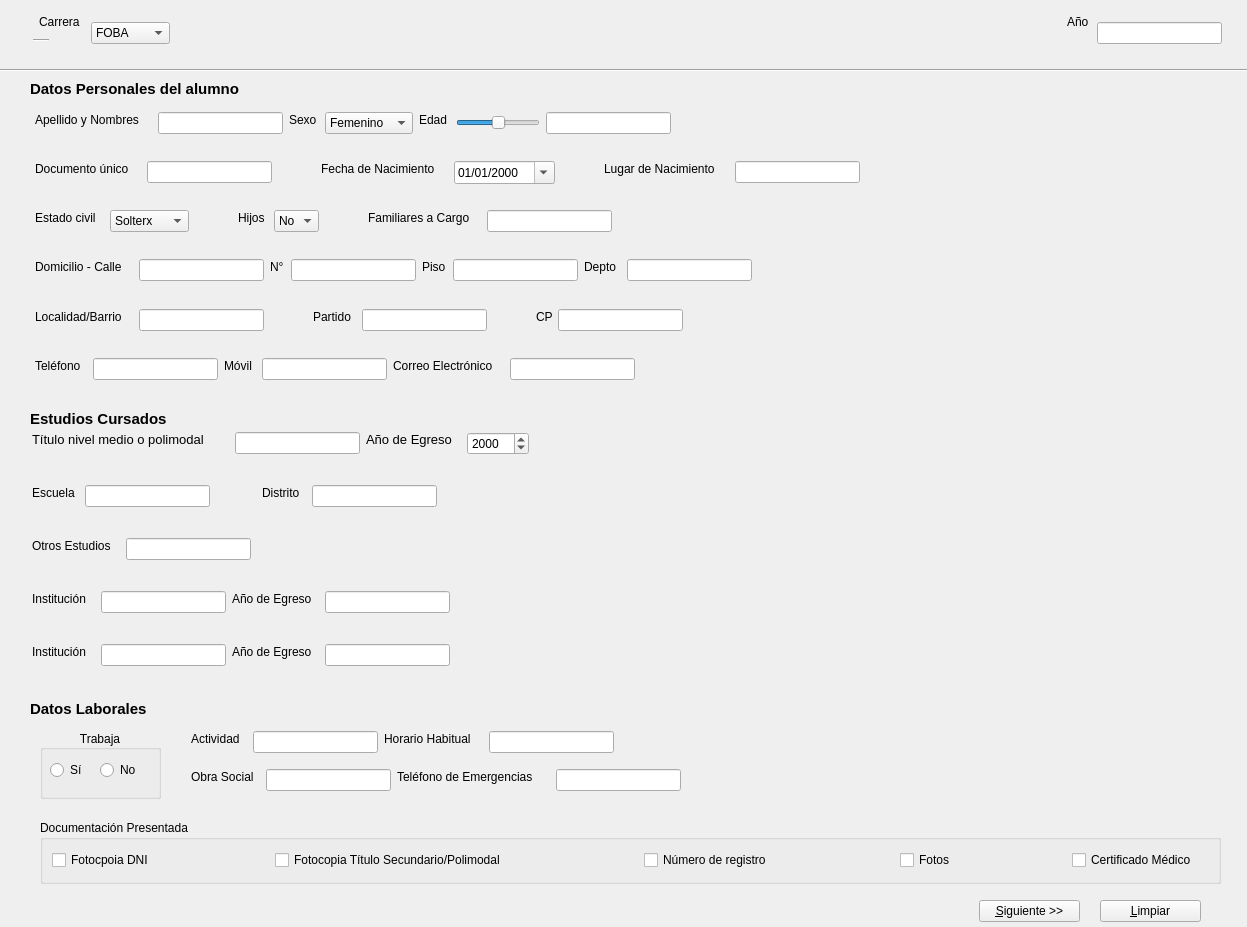
 <widget class="QWidget" name="Form">
  <property name="geometry">
   <rect>
    <x>0</x>
    <y>0</y>
    <width>1247</width>
    <height>927</height>
   </rect>
  </property>
  <property name="sizePolicy">
   <sizepolicy hsizetype="Expanding" vsizetype="Expanding">
    <horstretch>0</horstretch>
    <verstretch>0</verstretch>
   </sizepolicy>
  </property>
  <property name="windowTitle">
   <string>Form</string>
  </property>
  <widget class="QLabel" name="label">
   <property name="geometry">
    <rect>
     <x>39</x>
     <y>14</y>
     <width>46</width>
     <height>16</height>
    </rect>
   </property>
   <property name="text">
    <string>Carrera</string>
   </property>
   <property name="buddy">
    <cstring>cBCarrera</cstring>
   </property>
  </widget>
  <widget class="QLabel" name="label_2">
   <property name="geometry">
    <rect>
     <x>1067</x>
     <y>14</y>
     <width>24</width>
     <height>16</height>
    </rect>
   </property>
   <property name="text">
    <string>Año</string>
   </property>
   <property name="buddy">
    <cstring>lnCiclo</cstring>
   </property>
  </widget>
  <widget class="QLineEdit" name="lnCiclo">
   <property name="geometry">
    <rect>
     <x>1097</x>
     <y>22</y>
     <width>125</width>
     <height>22</height>
    </rect>
   </property>
   <property name="sizePolicy">
    <sizepolicy hsizetype="Preferred" vsizetype="Fixed">
     <horstretch>0</horstretch>
     <verstretch>0</verstretch>
    </sizepolicy>
   </property>
  </widget>
  <widget class="QComboBox" name="cBCarrera">
   <property name="geometry">
    <rect>
     <x>91</x>
     <y>22</y>
     <width>79</width>
     <height>22</height>
    </rect>
   </property>
   <property name="sizePolicy">
    <sizepolicy hsizetype="Expanding" vsizetype="Fixed">
     <horstretch>0</horstretch>
     <verstretch>0</verstretch>
    </sizepolicy>
   </property>
   <item>
    <property name="text">
     <string>FOBA</string>
    </property>
   </item>
   <item>
    <property name="text">
     <string>Tecnicatura</string>
    </property>
   </item>
   <item>
    <property name="text">
     <string>Profesorado de Artes Plásticas</string>
    </property>
   </item>
   <item>
    <property name="text">
     <string>Cursos Extraprogramáticos</string>
    </property>
   </item>
  </widget>
  <widget class="QLabel" name="label_3">
   <property name="geometry">
    <rect>
     <x>30</x>
     <y>80</y>
     <width>246</width>
     <height>18</height>
    </rect>
   </property>
   <property name="text">
    <string>&lt;html&gt;&lt;head/&gt;&lt;body&gt;&lt;p&gt;&lt;span style=&quot; font-size:11pt; font-weight:600;&quot;&gt;Datos Personales del alumno&lt;/span&gt;&lt;/p&gt;&lt;/body&gt;&lt;/html&gt;</string>
   </property>
  </widget>
  <widget class="QLabel" name="label_4">
   <property name="geometry">
    <rect>
     <x>35</x>
     <y>112</y>
     <width>117</width>
     <height>16</height>
    </rect>
   </property>
   <property name="text">
    <string>Apellido y Nombres</string>
   </property>
   <property name="buddy">
    <cstring>lnNombre</cstring>
   </property>
  </widget>
  <widget class="QLabel" name="label_5">
   <property name="geometry">
    <rect>
     <x>289</x>
     <y>112</y>
     <width>30</width>
     <height>16</height>
    </rect>
   </property>
   <property name="text">
    <string>Sexo</string>
   </property>
   <property name="buddy">
    <cstring>cBSexo</cstring>
   </property>
  </widget>
  <widget class="QLabel" name="label_6">
   <property name="geometry">
    <rect>
     <x>419</x>
     <y>112</y>
     <width>31</width>
     <height>16</height>
    </rect>
   </property>
   <property name="text">
    <string>Edad</string>
   </property>
   <property name="buddy">
    <cstring>lnEdad</cstring>
   </property>
  </widget>
  <widget class="QLabel" name="label_7">
   <property name="geometry">
    <rect>
     <x>35</x>
     <y>161</y>
     <width>106</width>
     <height>16</height>
    </rect>
   </property>
   <property name="text">
    <string>Documento único</string>
   </property>
   <property name="buddy">
    <cstring>lnDni</cstring>
   </property>
  </widget>
  <widget class="QLabel" name="label_8">
   <property name="geometry">
    <rect>
     <x>321</x>
     <y>161</y>
     <width>127</width>
     <height>16</height>
    </rect>
   </property>
   <property name="text">
    <string>Fecha de Nacimiento</string>
   </property>
   <property name="buddy">
    <cstring>dENac</cstring>
   </property>
  </widget>
  <widget class="QLabel" name="label_9">
   <property name="geometry">
    <rect>
     <x>604</x>
     <y>161</y>
     <width>125</width>
     <height>16</height>
    </rect>
   </property>
   <property name="text">
    <string>Lugar de Nacimiento</string>
   </property>
   <property name="buddy">
    <cstring>lnLugar</cstring>
   </property>
  </widget>
  <widget class="QLabel" name="label_10">
   <property name="geometry">
    <rect>
     <x>35</x>
     <y>210</y>
     <width>69</width>
     <height>16</height>
    </rect>
   </property>
   <property name="text">
    <string>Estado civil</string>
   </property>
  </widget>
  <widget class="QLabel" name="label_11">
   <property name="geometry">
    <rect>
     <x>238</x>
     <y>210</y>
     <width>30</width>
     <height>16</height>
    </rect>
   </property>
   <property name="text">
    <string>Hijos</string>
   </property>
   <property name="buddy">
    <cstring>cBHijos</cstring>
   </property>
  </widget>
  <widget class="QLabel" name="label_12">
   <property name="geometry">
    <rect>
     <x>368</x>
     <y>210</y>
     <width>113</width>
     <height>16</height>
    </rect>
   </property>
   <property name="text">
    <string>Familiares a Cargo</string>
   </property>
   <property name="buddy">
    <cstring>lnFamiliar</cstring>
   </property>
  </widget>
  <widget class="QLabel" name="label_13">
   <property name="geometry">
    <rect>
     <x>35</x>
     <y>259</y>
     <width>98</width>
     <height>16</height>
    </rect>
   </property>
   <property name="text">
    <string>Domicilio - Calle</string>
   </property>
   <property name="buddy">
    <cstring>lnCalle</cstring>
   </property>
  </widget>
  <widget class="QLabel" name="label_14">
   <property name="geometry">
    <rect>
     <x>270</x>
     <y>259</y>
     <width>16</width>
     <height>16</height>
    </rect>
   </property>
   <property name="text">
    <string>N°</string>
   </property>
   <property name="buddy">
    <cstring>lnNum</cstring>
   </property>
  </widget>
  <widget class="QLabel" name="label_15">
   <property name="geometry">
    <rect>
     <x>422</x>
     <y>259</y>
     <width>25</width>
     <height>16</height>
    </rect>
   </property>
   <property name="text">
    <string>Piso</string>
   </property>
   <property name="buddy">
    <cstring>lnPiso</cstring>
   </property>
  </widget>
  <widget class="QLabel" name="label_16">
   <property name="geometry">
    <rect>
     <x>584</x>
     <y>259</y>
     <width>37</width>
     <height>16</height>
    </rect>
   </property>
   <property name="text">
    <string>Depto</string>
   </property>
   <property name="buddy">
    <cstring>lnDepto</cstring>
   </property>
  </widget>
  <widget class="QLabel" name="label_17">
   <property name="geometry">
    <rect>
     <x>35</x>
     <y>309</y>
     <width>98</width>
     <height>16</height>
    </rect>
   </property>
   <property name="text">
    <string>Localidad/Barrio</string>
   </property>
   <property name="buddy">
    <cstring>lineEdit_12</cstring>
   </property>
  </widget>
  <widget class="QLabel" name="label_18">
   <property name="geometry">
    <rect>
     <x>313</x>
     <y>309</y>
     <width>43</width>
     <height>16</height>
    </rect>
   </property>
   <property name="text">
    <string>Partido</string>
   </property>
   <property name="buddy">
    <cstring>lineEdit_11</cstring>
   </property>
  </widget>
  <widget class="QLabel" name="label_19">
   <property name="geometry">
    <rect>
     <x>536</x>
     <y>309</y>
     <width>16</width>
     <height>16</height>
    </rect>
   </property>
   <property name="text">
    <string>CP</string>
   </property>
   <property name="buddy">
    <cstring>lineEdit_15</cstring>
   </property>
  </widget>
  <widget class="QLabel" name="label_20">
   <property name="geometry">
    <rect>
     <x>35</x>
     <y>358</y>
     <width>52</width>
     <height>16</height>
    </rect>
   </property>
   <property name="text">
    <string>Teléfono</string>
   </property>
   <property name="buddy">
    <cstring>lineEdit_14</cstring>
   </property>
  </widget>
  <widget class="QLabel" name="label_21">
   <property name="geometry">
    <rect>
     <x>224</x>
     <y>358</y>
     <width>32</width>
     <height>16</height>
    </rect>
   </property>
   <property name="text">
    <string>Móvil</string>
   </property>
   <property name="buddy">
    <cstring>lineEdit_16</cstring>
   </property>
  </widget>
  <widget class="QLabel" name="label_22">
   <property name="geometry">
    <rect>
     <x>393</x>
     <y>358</y>
     <width>111</width>
     <height>16</height>
    </rect>
   </property>
   <property name="text">
    <string>Correo Electrónico</string>
   </property>
   <property name="buddy">
    <cstring>lineEdit_17</cstring>
   </property>
  </widget>
  <widget class="QLineEdit" name="lnNombre">
   <property name="geometry">
    <rect>
     <x>158</x>
     <y>112</y>
     <width>125</width>
     <height>22</height>
    </rect>
   </property>
  </widget>
  <widget class="QLineEdit" name="lnPiso">
   <property name="geometry">
    <rect>
     <x>453</x>
     <y>259</y>
     <width>125</width>
     <height>22</height>
    </rect>
   </property>
   <property name="sizePolicy">
    <sizepolicy hsizetype="Minimum" vsizetype="Fixed">
     <horstretch>0</horstretch>
     <verstretch>0</verstretch>
    </sizepolicy>
   </property>
  </widget>
  <widget class="QLineEdit" name="lnDepto">
   <property name="geometry">
    <rect>
     <x>627</x>
     <y>259</y>
     <width>125</width>
     <height>22</height>
    </rect>
   </property>
   <property name="sizePolicy">
    <sizepolicy hsizetype="Minimum" vsizetype="Fixed">
     <horstretch>0</horstretch>
     <verstretch>0</verstretch>
    </sizepolicy>
   </property>
  </widget>
  <widget class="QLineEdit" name="lnEdad">
   <property name="geometry">
    <rect>
     <x>546</x>
     <y>112</y>
     <width>125</width>
     <height>22</height>
    </rect>
   </property>
   <property name="sizePolicy">
    <sizepolicy hsizetype="Minimum" vsizetype="Fixed">
     <horstretch>0</horstretch>
     <verstretch>0</verstretch>
    </sizepolicy>
   </property>
   <property name="minimumSize">
    <size>
     <width>125</width>
     <height>0</height>
    </size>
   </property>
  </widget>
  <widget class="QLineEdit" name="lnNum">
   <property name="geometry">
    <rect>
     <x>291</x>
     <y>259</y>
     <width>125</width>
     <height>22</height>
    </rect>
   </property>
   <property name="sizePolicy">
    <sizepolicy hsizetype="Fixed" vsizetype="Fixed">
     <horstretch>0</horstretch>
     <verstretch>0</verstretch>
    </sizepolicy>
   </property>
  </widget>
  <widget class="QLineEdit" name="lnDni">
   <property name="geometry">
    <rect>
     <x>147</x>
     <y>161</y>
     <width>125</width>
     <height>22</height>
    </rect>
   </property>
   <property name="sizePolicy">
    <sizepolicy hsizetype="Preferred" vsizetype="Fixed">
     <horstretch>0</horstretch>
     <verstretch>0</verstretch>
    </sizepolicy>
   </property>
  </widget>
  <widget class="QLineEdit" name="lnCalle">
   <property name="geometry">
    <rect>
     <x>139</x>
     <y>259</y>
     <width>125</width>
     <height>22</height>
    </rect>
   </property>
  </widget>
  <widget class="QLineEdit" name="lineEdit_11">
   <property name="geometry">
    <rect>
     <x>362</x>
     <y>309</y>
     <width>125</width>
     <height>22</height>
    </rect>
   </property>
  </widget>
  <widget class="QLineEdit" name="lineEdit_12">
   <property name="geometry">
    <rect>
     <x>139</x>
     <y>309</y>
     <width>125</width>
     <height>22</height>
    </rect>
   </property>
  </widget>
  <widget class="QLineEdit" name="lineEdit_14">
   <property name="geometry">
    <rect>
     <x>93</x>
     <y>358</y>
     <width>125</width>
     <height>22</height>
    </rect>
   </property>
   <property name="sizePolicy">
    <sizepolicy hsizetype="Preferred" vsizetype="Fixed">
     <horstretch>0</horstretch>
     <verstretch>0</verstretch>
    </sizepolicy>
   </property>
  </widget>
  <widget class="QLineEdit" name="lineEdit_15">
   <property name="geometry">
    <rect>
     <x>558</x>
     <y>309</y>
     <width>125</width>
     <height>22</height>
    </rect>
   </property>
   <property name="sizePolicy">
    <sizepolicy hsizetype="Preferred" vsizetype="Fixed">
     <horstretch>0</horstretch>
     <verstretch>0</verstretch>
    </sizepolicy>
   </property>
  </widget>
  <widget class="QComboBox" name="cBSexo">
   <property name="geometry">
    <rect>
     <x>325</x>
     <y>112</y>
     <width>88</width>
     <height>22</height>
    </rect>
   </property>
   <property name="sizePolicy">
    <sizepolicy hsizetype="Maximum" vsizetype="Fixed">
     <horstretch>0</horstretch>
     <verstretch>0</verstretch>
    </sizepolicy>
   </property>
   <item>
    <property name="text">
     <string>Femenino</string>
    </property>
   </item>
   <item>
    <property name="text">
     <string>Masculino</string>
    </property>
   </item>
  </widget>
  <widget class="QDateEdit" name="dENac">
   <property name="geometry">
    <rect>
     <x>454</x>
     <y>161</y>
     <width>101</width>
     <height>23</height>
    </rect>
   </property>
   <property name="inputMethodHints">
    <set>Qt::ImhPreferNumbers</set>
   </property>
   <property name="wrapping">
    <bool>true</bool>
   </property>
   <property name="accelerated">
    <bool>true</bool>
   </property>
   <property name="displayFormat">
    <string>dd/MM/yyyy</string>
   </property>
   <property name="calendarPopup">
    <bool>true</bool>
   </property>
  </widget>
  <widget class="QLineEdit" name="lnLugar">
   <property name="geometry">
    <rect>
     <x>735</x>
     <y>161</y>
     <width>125</width>
     <height>22</height>
    </rect>
   </property>
  </widget>
  <widget class="QComboBox" name="cBHijos">
   <property name="geometry">
    <rect>
     <x>274</x>
     <y>210</y>
     <width>45</width>
     <height>22</height>
    </rect>
   </property>
   <item>
    <property name="text">
     <string>No</string>
    </property>
   </item>
   <item>
    <property name="text">
     <string>1</string>
    </property>
   </item>
   <item>
    <property name="text">
     <string>2</string>
    </property>
   </item>
   <item>
    <property name="text">
     <string>3</string>
    </property>
   </item>
   <item>
    <property name="text">
     <string>4</string>
    </property>
   </item>
   <item>
    <property name="text">
     <string>5</string>
    </property>
   </item>
   <item>
    <property name="text">
     <string>6</string>
    </property>
   </item>
   <item>
    <property name="text">
     <string>7</string>
    </property>
   </item>
   <item>
    <property name="text">
     <string>8</string>
    </property>
   </item>
   <item>
    <property name="text">
     <string>9</string>
    </property>
   </item>
   <item>
    <property name="text">
     <string>10</string>
    </property>
   </item>
  </widget>
  <widget class="QLineEdit" name="lnFamiliar">
   <property name="geometry">
    <rect>
     <x>487</x>
     <y>210</y>
     <width>125</width>
     <height>22</height>
    </rect>
   </property>
  </widget>
  <widget class="QLineEdit" name="lineEdit_16">
   <property name="geometry">
    <rect>
     <x>262</x>
     <y>358</y>
     <width>125</width>
     <height>22</height>
    </rect>
   </property>
   <property name="sizePolicy">
    <sizepolicy hsizetype="Maximum" vsizetype="Fixed">
     <horstretch>0</horstretch>
     <verstretch>0</verstretch>
    </sizepolicy>
   </property>
  </widget>
  <widget class="QLineEdit" name="lineEdit_17">
   <property name="geometry">
    <rect>
     <x>510</x>
     <y>358</y>
     <width>125</width>
     <height>22</height>
    </rect>
   </property>
   <property name="sizePolicy">
    <sizepolicy hsizetype="Expanding" vsizetype="Fixed">
     <horstretch>100</horstretch>
     <verstretch>0</verstretch>
    </sizepolicy>
   </property>
  </widget>
  <widget class="QLabel" name="label_24">
   <property name="geometry">
    <rect>
     <x>32</x>
     <y>432</y>
     <width>197</width>
     <height>16</height>
    </rect>
   </property>
   <property name="text">
    <string>&lt;html&gt;&lt;head/&gt;&lt;body&gt;&lt;p&gt;&lt;span style=&quot; font-size:10pt;&quot;&gt;Título nivel medio o polimodal&lt;/span&gt;&lt;/p&gt;&lt;/body&gt;&lt;/html&gt;</string>
   </property>
   <property name="buddy">
    <cstring>lntitulo</cstring>
   </property>
  </widget>
  <widget class="QLabel" name="label_25">
   <property name="geometry">
    <rect>
     <x>262</x>
     <y>485</y>
     <width>44</width>
     <height>16</height>
    </rect>
   </property>
   <property name="text">
    <string>Distrito</string>
   </property>
   <property name="buddy">
    <cstring>lineEdit_21</cstring>
   </property>
  </widget>
  <widget class="QLabel" name="label_26">
   <property name="geometry">
    <rect>
     <x>366</x>
     <y>432</y>
     <width>95</width>
     <height>16</height>
    </rect>
   </property>
   <property name="text">
    <string>&lt;html&gt;&lt;head/&gt;&lt;body&gt;&lt;p&gt;&lt;span style=&quot; font-size:10pt;&quot;&gt;Año de Egreso&lt;/span&gt;&lt;/p&gt;&lt;/body&gt;&lt;/html&gt;</string>
   </property>
  </widget>
  <widget class="QLabel" name="label_27">
   <property name="geometry">
    <rect>
     <x>32</x>
     <y>485</y>
     <width>47</width>
     <height>16</height>
    </rect>
   </property>
   <property name="text">
    <string>Escuela</string>
   </property>
   <property name="buddy">
    <cstring>lineEdit_20</cstring>
   </property>
  </widget>
  <widget class="QLabel" name="label_28">
   <property name="geometry">
    <rect>
     <x>32</x>
     <y>538</y>
     <width>88</width>
     <height>16</height>
    </rect>
   </property>
   <property name="text">
    <string>Otros Estudios</string>
   </property>
   <property name="buddy">
    <cstring>lineEdit_22</cstring>
   </property>
  </widget>
  <widget class="QLineEdit" name="lntitulo">
   <property name="geometry">
    <rect>
     <x>235</x>
     <y>432</y>
     <width>125</width>
     <height>22</height>
    </rect>
   </property>
  </widget>
  <widget class="QLineEdit" name="lineEdit_20">
   <property name="geometry">
    <rect>
     <x>85</x>
     <y>485</y>
     <width>125</width>
     <height>22</height>
    </rect>
   </property>
   <property name="sizePolicy">
    <sizepolicy hsizetype="Expanding" vsizetype="Fixed">
     <horstretch>0</horstretch>
     <verstretch>0</verstretch>
    </sizepolicy>
   </property>
  </widget>
  <widget class="QLineEdit" name="lineEdit_21">
   <property name="geometry">
    <rect>
     <x>312</x>
     <y>485</y>
     <width>125</width>
     <height>22</height>
    </rect>
   </property>
   <property name="sizePolicy">
    <sizepolicy hsizetype="Expanding" vsizetype="Fixed">
     <horstretch>0</horstretch>
     <verstretch>0</verstretch>
    </sizepolicy>
   </property>
  </widget>
  <widget class="QLineEdit" name="lineEdit_22">
   <property name="geometry">
    <rect>
     <x>126</x>
     <y>538</y>
     <width>125</width>
     <height>22</height>
    </rect>
   </property>
  </widget>
  <widget class="QLabel" name="label_29">
   <property name="geometry">
    <rect>
     <x>32</x>
     <y>591</y>
     <width>63</width>
     <height>16</height>
    </rect>
   </property>
   <property name="text">
    <string>Institución</string>
   </property>
   <property name="buddy">
    <cstring>lineEdit_23</cstring>
   </property>
  </widget>
  <widget class="QLabel" name="label_30">
   <property name="geometry">
    <rect>
     <x>32</x>
     <y>644</y>
     <width>63</width>
     <height>16</height>
    </rect>
   </property>
   <property name="text">
    <string>Institución</string>
   </property>
   <property name="buddy">
    <cstring>lineEdit_25</cstring>
   </property>
  </widget>
  <widget class="QLabel" name="label_31">
   <property name="geometry">
    <rect>
     <x>232</x>
     <y>591</y>
     <width>87</width>
     <height>16</height>
    </rect>
   </property>
   <property name="text">
    <string>Año de Egreso</string>
   </property>
   <property name="buddy">
    <cstring>lineEdit_24</cstring>
   </property>
  </widget>
  <widget class="QLabel" name="label_32">
   <property name="geometry">
    <rect>
     <x>232</x>
     <y>644</y>
     <width>87</width>
     <height>16</height>
    </rect>
   </property>
   <property name="text">
    <string>Año de Egreso</string>
   </property>
   <property name="buddy">
    <cstring>lineEdit_26</cstring>
   </property>
  </widget>
  <widget class="QLineEdit" name="lineEdit_23">
   <property name="geometry">
    <rect>
     <x>101</x>
     <y>591</y>
     <width>125</width>
     <height>22</height>
    </rect>
   </property>
  </widget>
  <widget class="QLineEdit" name="lineEdit_24">
   <property name="geometry">
    <rect>
     <x>325</x>
     <y>591</y>
     <width>125</width>
     <height>22</height>
    </rect>
   </property>
   <property name="sizePolicy">
    <sizepolicy hsizetype="Preferred" vsizetype="Fixed">
     <horstretch>0</horstretch>
     <verstretch>0</verstretch>
    </sizepolicy>
   </property>
  </widget>
  <widget class="QLineEdit" name="lineEdit_25">
   <property name="geometry">
    <rect>
     <x>101</x>
     <y>644</y>
     <width>125</width>
     <height>22</height>
    </rect>
   </property>
  </widget>
  <widget class="QLineEdit" name="lineEdit_26">
   <property name="geometry">
    <rect>
     <x>325</x>
     <y>644</y>
     <width>125</width>
     <height>22</height>
    </rect>
   </property>
   <property name="sizePolicy">
    <sizepolicy hsizetype="Preferred" vsizetype="Fixed">
     <horstretch>0</horstretch>
     <verstretch>0</verstretch>
    </sizepolicy>
   </property>
  </widget>
  <widget class="Line" name="line">
   <property name="geometry">
    <rect>
     <x>-20</x>
     <y>60</y>
     <width>1281</width>
     <height>20</height>
    </rect>
   </property>
   <property name="orientation">
    <enum>Qt::Horizontal</enum>
   </property>
  </widget>
  <widget class="QLabel" name="label_33">
   <property name="geometry">
    <rect>
     <x>30</x>
     <y>410</y>
     <width>246</width>
     <height>18</height>
    </rect>
   </property>
   <property name="text">
    <string>&lt;html&gt;&lt;head/&gt;&lt;body&gt;&lt;p&gt;&lt;span style=&quot; font-size:11pt; font-weight:600;&quot;&gt;Estudios Cursados&lt;/span&gt;&lt;/p&gt;&lt;/body&gt;&lt;/html&gt;</string>
   </property>
  </widget>
  <widget class="QLabel" name="label_34">
   <property name="geometry">
    <rect>
     <x>30</x>
     <y>700</y>
     <width>141</width>
     <height>18</height>
    </rect>
   </property>
   <property name="text">
    <string>&lt;html&gt;&lt;head/&gt;&lt;body&gt;&lt;p&gt;&lt;span style=&quot; font-size:11pt; font-weight:600;&quot;&gt;Datos Laborales&lt;/span&gt;&lt;/p&gt;&lt;/body&gt;&lt;/html&gt;</string>
   </property>
  </widget>
  <widget class="QGroupBox" name="groupBox">
   <property name="enabled">
    <bool>true</bool>
   </property>
   <property name="geometry">
    <rect>
     <x>40</x>
     <y>730</y>
     <width>121</width>
     <height>69</height>
    </rect>
   </property>
   <property name="layoutDirection">
    <enum>Qt::LeftToRight</enum>
   </property>
   <property name="title">
    <string>Trabaja</string>
   </property>
   <property name="alignment">
    <set>Qt::AlignCenter</set>
   </property>
   <widget class="QRadioButton" name="radioButton">
    <property name="geometry">
     <rect>
      <x>10</x>
      <y>30</y>
      <width>31</width>
      <height>20</height>
     </rect>
    </property>
    <property name="text">
     <string>Sí</string>
    </property>
   </widget>
   <widget class="QRadioButton" name="radioButton_2">
    <property name="geometry">
     <rect>
      <x>60</x>
      <y>30</y>
      <width>41</width>
      <height>20</height>
     </rect>
    </property>
    <property name="text">
     <string>No</string>
    </property>
   </widget>
  </widget>
  <widget class="QLabel" name="label_23">
   <property name="geometry">
    <rect>
     <x>191</x>
     <y>731</y>
     <width>56</width>
     <height>16</height>
    </rect>
   </property>
   <property name="text">
    <string>Actividad</string>
   </property>
   <property name="buddy">
    <cstring>lineEdit_29</cstring>
   </property>
  </widget>
  <widget class="QLabel" name="label_35">
   <property name="geometry">
    <rect>
     <x>384</x>
     <y>731</y>
     <width>99</width>
     <height>16</height>
    </rect>
   </property>
   <property name="text">
    <string>Horario Habitual</string>
   </property>
   <property name="buddy">
    <cstring>lineEdit_30</cstring>
   </property>
  </widget>
  <widget class="QLabel" name="label_36">
   <property name="geometry">
    <rect>
     <x>191</x>
     <y>769</y>
     <width>69</width>
     <height>16</height>
    </rect>
   </property>
   <property name="text">
    <string>Obra Social</string>
   </property>
   <property name="buddy">
    <cstring>lineEdit_27</cstring>
   </property>
  </widget>
  <widget class="QLabel" name="label_37">
   <property name="geometry">
    <rect>
     <x>397</x>
     <y>769</y>
     <width>153</width>
     <height>16</height>
    </rect>
   </property>
   <property name="text">
    <string>Teléfono de Emergencias</string>
   </property>
   <property name="buddy">
    <cstring>lineEdit_28</cstring>
   </property>
  </widget>
  <widget class="QLineEdit" name="lineEdit_27">
   <property name="geometry">
    <rect>
     <x>266</x>
     <y>769</y>
     <width>125</width>
     <height>22</height>
    </rect>
   </property>
  </widget>
  <widget class="QLineEdit" name="lineEdit_28">
   <property name="geometry">
    <rect>
     <x>556</x>
     <y>769</y>
     <width>125</width>
     <height>22</height>
    </rect>
   </property>
   <property name="sizePolicy">
    <sizepolicy hsizetype="Preferred" vsizetype="Fixed">
     <horstretch>0</horstretch>
     <verstretch>0</verstretch>
    </sizepolicy>
   </property>
  </widget>
  <widget class="QLineEdit" name="lineEdit_29">
   <property name="geometry">
    <rect>
     <x>253</x>
     <y>731</y>
     <width>125</width>
     <height>22</height>
    </rect>
   </property>
  </widget>
  <widget class="QLineEdit" name="lineEdit_30">
   <property name="geometry">
    <rect>
     <x>489</x>
     <y>731</y>
     <width>125</width>
     <height>22</height>
    </rect>
   </property>
   <property name="sizePolicy">
    <sizepolicy hsizetype="Maximum" vsizetype="Fixed">
     <horstretch>0</horstretch>
     <verstretch>0</verstretch>
    </sizepolicy>
   </property>
   <property name="maximumSize">
    <size>
     <width>16777215</width>
     <height>16777215</height>
    </size>
   </property>
  </widget>
  <widget class="QGroupBox" name="groupBox_2">
   <property name="geometry">
    <rect>
     <x>40</x>
     <y>820</y>
     <width>1181</width>
     <height>64</height>
    </rect>
   </property>
   <property name="title">
    <string>Documentación Presentada</string>
   </property>
   <widget class="QCheckBox" name="checkBox">
    <property name="geometry">
     <rect>
      <x>12</x>
      <y>30</y>
      <width>109</width>
      <height>20</height>
     </rect>
    </property>
    <property name="text">
     <string>Fotocpoia DNI</string>
    </property>
   </widget>
   <widget class="QCheckBox" name="checkBox_2">
    <property name="geometry">
     <rect>
      <x>235</x>
      <y>30</y>
      <width>255</width>
      <height>20</height>
     </rect>
    </property>
    <property name="text">
     <string>Fotocopia Título Secundario/Polimodal</string>
    </property>
   </widget>
   <widget class="QCheckBox" name="checkBox_3">
    <property name="geometry">
     <rect>
      <x>604</x>
      <y>30</y>
      <width>142</width>
      <height>20</height>
     </rect>
    </property>
    <property name="text">
     <string>Número de registro</string>
    </property>
   </widget>
   <widget class="QCheckBox" name="checkBox_6">
    <property name="geometry">
     <rect>
      <x>860</x>
      <y>30</y>
      <width>58</width>
      <height>20</height>
     </rect>
    </property>
    <property name="text">
     <string>Fotos</string>
    </property>
   </widget>
   <widget class="QCheckBox" name="checkBox_5">
    <property name="geometry">
     <rect>
      <x>1032</x>
      <y>30</y>
      <width>137</width>
      <height>20</height>
     </rect>
    </property>
    <property name="text">
     <string>Certificado Médico</string>
    </property>
   </widget>
  </widget>
  <widget class="QPushButton" name="pushButton">
   <property name="geometry">
    <rect>
     <x>979</x>
     <y>900</y>
     <width>101</width>
     <height>22</height>
    </rect>
   </property>
   <property name="text">
    <string>&amp;Siguiente &gt;&gt;</string>
   </property>
  </widget>
  <widget class="QPushButton" name="pushButton_2">
   <property name="geometry">
    <rect>
     <x>1100</x>
     <y>900</y>
     <width>101</width>
     <height>22</height>
    </rect>
   </property>
   <property name="text">
    <string>&amp;Limpiar</string>
   </property>
  </widget>
  <widget class="QComboBox" name="cBCivil">
   <property name="geometry">
    <rect>
     <x>110</x>
     <y>210</y>
     <width>79</width>
     <height>22</height>
    </rect>
   </property>
   <item>
    <property name="text">
     <string>Solterx</string>
    </property>
   </item>
   <item>
    <property name="text">
     <string>Casadx</string>
    </property>
   </item>
   <item>
    <property name="text">
     <string>Divorciadx</string>
    </property>
   </item>
   <item>
    <property name="text">
     <string>En Convivencia</string>
    </property>
   </item>
  </widget>
  <widget class="Line" name="line_2">
   <property name="geometry">
    <rect>
     <x>33</x>
     <y>32</y>
     <width>16</width>
     <height>16</height>
    </rect>
   </property>
   <property name="orientation">
    <enum>Qt::Horizontal</enum>
   </property>
  </widget>
  <widget class="QSlider" name="hSEdad">
   <property name="geometry">
    <rect>
     <x>456</x>
     <y>115</y>
     <width>84</width>
     <height>16</height>
    </rect>
   </property>
   <property name="sizePolicy">
    <sizepolicy hsizetype="Minimum" vsizetype="Fixed">
     <horstretch>0</horstretch>
     <verstretch>0</verstretch>
    </sizepolicy>
   </property>
   <property name="value">
    <number>50</number>
   </property>
   <property name="orientation">
    <enum>Qt::Horizontal</enum>
   </property>
   <property name="tickPosition">
    <enum>QSlider::NoTicks</enum>
   </property>
   <property name="tickInterval">
    <number>5</number>
   </property>
  </widget>
  <widget class="QDateEdit" name="dateEdit_2">
   <property name="geometry">
    <rect>
     <x>467</x>
     <y>432</y>
     <width>62</width>
     <height>23</height>
    </rect>
   </property>
   <property name="currentSection">
    <enum>QDateTimeEdit::YearSection</enum>
   </property>
   <property name="displayFormat">
    <string>yyyy</string>
   </property>
   <property name="calendarPopup">
    <bool>false</bool>
   </property>
  </widget>
 </widget>
